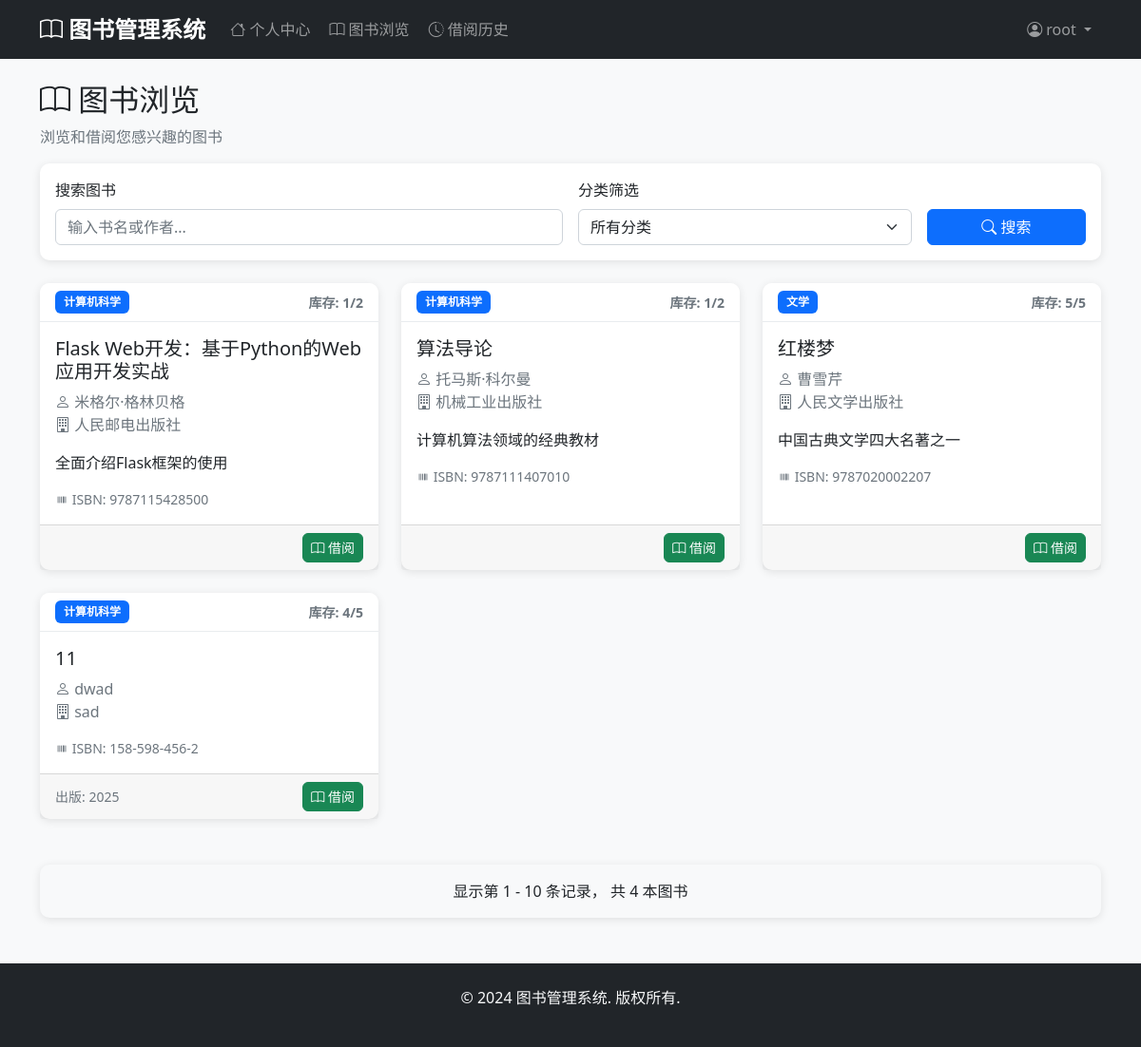
The page /books (signed in) on the database as committed earlier.
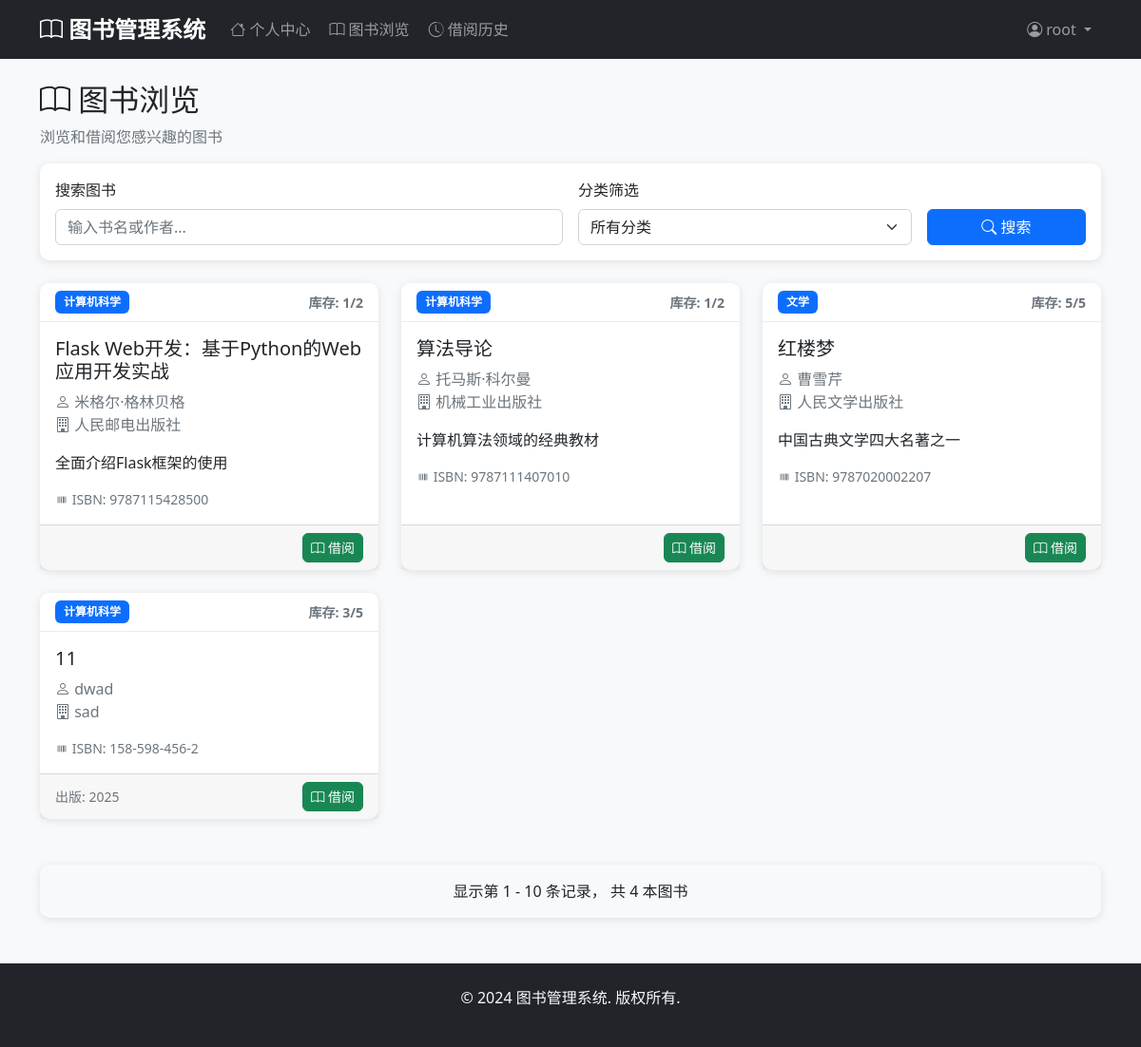
The same page on the database as committed later.
### models.py (models this page shows)
class Book(db.Model):
    __tablename__ = 'books'
    id = db.Column(db.Integer, primary_key=True)
    title = db.Column(db.String(200), nullable=False)
    author = db.Column(db.String(100), nullable=False)
    isbn = db.Column(db.String(20), unique=True, nullable=False)
    publisher = db.Column(db.String(100))
    publication_date = db.Column(db.Date)
    quantity = db.Column(db.Integer, default=1)
    available_quantity = db.Column(db.Integer, default=1)
    description = db.Column(db.Text)
    category_id = db.Column(db.Integer, db.ForeignKey('categories.id'), nullable=False)
    created_at = db.Column(db.DateTime, default=datetime.utcnow)
    updated_at = db.Column(db.DateTime, default=datetime.utcnow, onupdate=datetime.utcnow)
    borrow_records = db.relationship('BorrowRecord', backref='book', lazy=True)

class Category(db.Model):
    __tablename__ = 'categories'
    id = db.Column(db.Integer, primary_key=True)
    name = db.Column(db.String(100), unique=True, nullable=False)
    description = db.Column(db.Text)
    created_at = db.Column(db.DateTime, default=datetime.utcnow)
    books = db.relationship('Book', backref='category', lazy=True)

### app.py (the view)
@app.route('/books')
@login_required
def browse_books():
    category_id = request.args.get('category_id', type=int)
    page = request.args.get('page', 1, type=int)
    search = request.args.get('search', '')
    query = Book.query
    if category_id:
        query = query.filter_by(category_id=category_id)
    if search:
        query = query.filter(Book.title.contains(search) | Book.author.contains(search))
    books = query.filter(Book.available_quantity > 0).paginate(
        page=page, per_page=10, error_out=False
    )
    categories = Category.query.all()
    return render_template('user/browse_books.html',
                         books=books,
                         categories=categories,
                         selected_category=category_id,
                         search=search)

### app.py (called while the page is built)
@login_manager.user_loader
def load_user(user_id):
    try:
        user_id = int(user_id)
        admin = Admin.query.get(user_id)
        if admin:
            return admin
        user = User.query.get(user_id)
        return user
    except (ValueError, TypeError):
        return None

### templates/user/browse_books.html (shortened to what this page needs)
{% extends "base.html" %}
{% block content %}
<div class="row">
    <div class="col-12">
        <h2><i class="bi bi-book"></i> 图书浏览</h2>
        <p class="text-muted">浏览和借阅您感兴趣的图书</p>
    </div>
</div>
<div class="row mb-4">
    <div class="col-12">
        <div class="card">
            <div class="card-body">
                <form method="GET" class="row g-3">
                    <div class="col-md-6">
                        <label for="search" class="form-label">搜索图书</label>
                        <input type="text" class="form-control" id="search" name="search"
                               value="{{ search }}" placeholder="输入书名或作者...">
                    </div>
                    <div class="col-md-4">
                        <label for="category_id" class="form-label">分类筛选</label>
                        <select class="form-select" id="category_id" name="category_id">
                            <option value="">所有分类</option>
                        </select>
                    </div>
                    <div class="col-md-2 d-flex align-items-end">
                        <button type="submit" class="btn btn-primary w-100">
                            <i class="bi bi-search"></i> 搜索
                        </button>
                    </div>
                </form>
            </div>
        </div>
    </div>
</div>
<div class="row">
    {% if books.items %}
        {% for book in books.items %}
        <div class="col-md-4 mb-4">
            <div class="card h-100">
                <div class="card-header d-flex justify-content-between align-items-center">
                    <span class="badge bg-primary">{{ book.category.name }}</span>
                    <small class="text-muted">库存: {{ book.available_quantity }}/{{ book.quantity }}</small>
                </div>
                <div class="card-body">
                    <h5 class="card-title">{{ book.title }}</h5>
                    <p class="card-text text-muted">
                        <i class="bi bi-person"></i> {{ book.author }}
                        {% if book.publisher %}<br>
                        <i class="bi bi-building"></i> {{ book.publisher }}
                        {% endif %}
                    </p>
                    {% if book.description %}
                    <p class="card-text">{{ book.description[:100] }}{% if book.description|length > 100 %}...{% endif %}</p>
                    {% endif %}
                    <div class="text-muted small">
                        <i class="bi bi-upc"></i> ISBN: {{ book.isbn }}
                    </div>
                </div>
                <div class="card-footer d-flex justify-content-between align-items-center">
                    <small class="text-muted">
                        {% if book.publication_date %}
                        出版: {{ book.publication_date.strftime('%Y') }}
                        {% endif %}
                    </small>
                    {% if book.available_quantity > 0 %}
                        <a href="{{ url_for('borrow_book', book_id=book.id) }}"
                           class="btn btn-success btn-sm"
                           onclick="return confirm('确定要借阅《{{ book.title }}》吗？')">
                            <i class="bi bi-book"></i> 借阅
                        </a>
                    {% else %}
                        <button class="btn btn-secondary btn-sm" disabled>
                            <i class="bi bi-x-circle"></i> 暂无库存
                        </button>
                    {% endif %}
                </div>
            </div>
        </div>
        {% endfor %}
    {% endif %}
</div>
<div class="row mt-4">
    <div class="col-12">
        <div class="card bg-light">
            <div class="card-body text-center">
                <p class="mb-0">
                    显示第 {{ (books.page - 1) * 10 + 1 }} - {{ books.page * 10 }} 条记录，
                    共 {{ books.total }} 本图书
                </p>
            </div>
        </div>
    </div>
</div>
{% endblock %}

Rows that differ between the two databases and show on the page:
changed Book "dwad": available_quantity "4" → "3"
